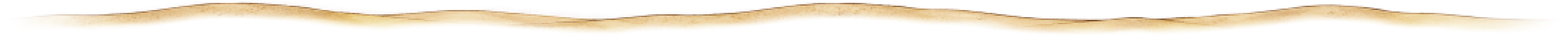
#> input picture reference/ink-pages/mockups/nav/2026-11-12-california/mock/ridge.png, 2172 x 51 px, given in place of poppy-swatch-1.png, which was not available (shown at 1/2 size)
$ python cut_pieces.py
#> lines starting #> are read from the running program, lines starting #| are printed output that depends on the picture
"""Cut the Codex paintings for ideas C (poppy) and D (sky strip) into transparent pieces.

    python -X utf8 cut_pieces.py

Paper is divided out (alpha = distance of the darkest channel from the page's white; colour
unmultiplied), so each piece lays its paint on the site's rice paper the way the paintings do.
Writes mock/poppy-swatch.png, mock/poppy-dash.png and mock/sky.png.
"""

from pathlib import Path

import numpy as np
from PIL import Image

HERE = Path(__file__).parent
MOCK = HERE / "mock"
MOCK.mkdir(exist_ok=True)


def unpaper(path):
    a = np.asarray(Image.open(path).convert("RGB"), dtype=np.float64) / 255
    white = np.percentile(a.reshape(-1, 3), 92, axis=0)
#> white = [0.882, 0.69, 0.263]
    a = np.clip(a / white, 0, 1)
    alpha = np.clip((1 - a.min(axis=2) - 0.02) / 0.98, 0, 1)
    rgb = np.clip(1 - (1 - a) / np.maximum(alpha[..., None], 1e-3), 0, 1)
    return rgb, alpha


def calm(rgb, chroma):
    lum = (rgb * [0.2126, 0.7152, 0.0722]).sum(axis=2, keepdims=True)
    return lum + (rgb - lum) * chroma


def save(rgb, alpha, name):
    Image.fromarray(np.dstack([rgb * 255, alpha[..., None] * 255]).astype(np.uint8), "RGBA").save(MOCK / name)


def bbox(alpha, t=0.05, pad=6):
    ys, xs = np.where(alpha > t)
    return max(ys.min() - pad, 0), ys.max() + pad, max(xs.min() - pad, 0), xs.max() + pad


# C: the poppy swatch behind Sign up, a touch calmer than the painting.
rgb, al = unpaper(HERE / "job5" / "poppy-swatch-1.png")
y0, y1, x0, x1 = bbox(al)
#> y0 = 0; y1 = 56; x0 = 0; x1 = 2177
save(calm(rgb, 0.8)[y0:y1, x0:x1], al[y0:y1, x0:x1], "poppy-swatch.png")
print("swatch", x1 - x0, y1 - y0)
#| swatch 2177 56

# C: one poppy dash (the top one) for the page you're on.
rgb, al = unpaper(HERE / "job6" / "poppy-dash-1.png")
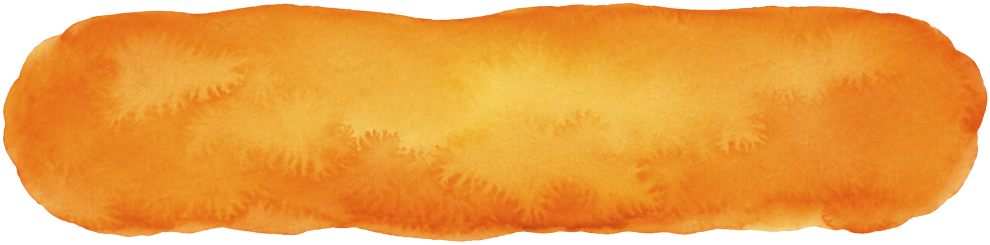
#> input picture reference/ink-pages/mockups/nav/2026-11-12-california/mock/poppy-swatch.png, 1980 x 489 px, given in place of poppy-dash-1.png, which was not available (shown at 1/2 size)
#> in unpaper (call 2), `a = np.asarray(Image.open(path).convert("RGB"), dtype=np.float64) / 255`:
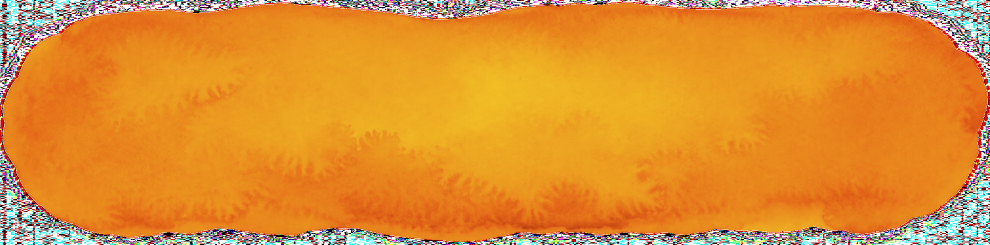
#> a: shape (489, 1980, 3) float64 (shown at 1/2 size); mean R, G, B 0.877, 0.562, 0.188
#> in unpaper (call 2), `white = np.percentile(a.reshape(-1, 3), 92, axis=0)`: white = [0.937, 0.957, 0.855]
#> in unpaper (call 2), `rgb = np.clip(1 - (1 - a) / np.maximum(alpha[..., None], 1e-3), 0, 1)`:
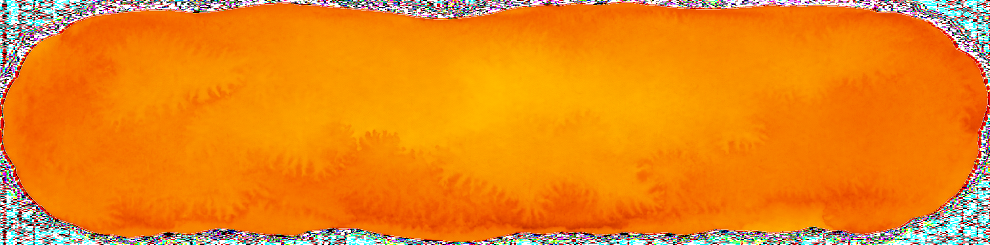
#> rgb: shape (489, 1980, 3) float64 (shown at 1/2 size); mean R, G, B 0.924, 0.524, 0.0858
top = al[: al.shape[0] // 4]
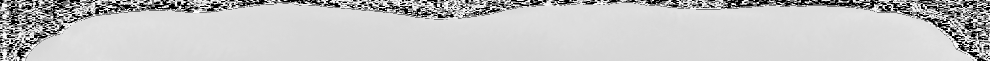
#> top: shape (122, 1980) float64 (shown at 1/2 size); min 0, max 1, mean 0.777
y0, y1, x0, x1 = bbox(top)
#> y1 = 127; x1 = 1985
save(calm(rgb, 0.9)[y0:y1, x0:x1], al[y0:y1, x0:x1], "poppy-dash.png")
#> call 2 of calm, with chroma = 0.9
#> in calm (call 2), `lum = (rgb * [0.2126, 0.7152, 0.0722]).sum(axis=2, keepdims=True)`:
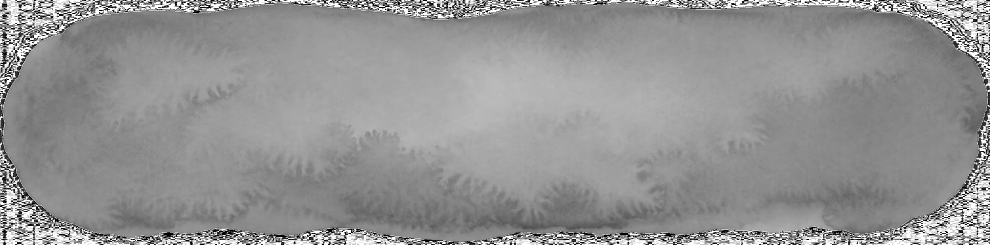
#> lum: shape (489, 1980, 1) float64 (shown at 1/2 size); min 0, max 1, mean 0.578
#> call 2 of save, with name = 'poppy-dash.png'
#> in save (call 2), `Image.fromarray(np.dstack([rgb * 255, alpha[..., None] * 255]).astype(..`:
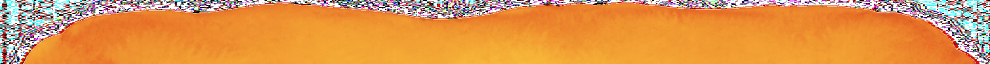
#> saved as poppy-dash.png: PIL image 1980x127 RGBA (shown at 1/2 size); mean R, G, B, A 220.7, 135, 49.1, 198.2; transparent parts drawn white
print("dash", x1 - x0, y1 - y0)
#| dash 1985 127

# D: the sky strip. The painting's sky is a soft wash, so it can be drawn much shorter than painted;
# the hills keep their own shape and fade into the paper soon under the ridge.
rgb, al = unpaper(HERE / "job8" / "sky-strip-2.png")
h, w = al.shape
#> h = 489; w = 1980
ridge_top = 560  # just above the highest oak in this painting
sky_rows = 122  # the painted sky (0..ridge_top) drawn this tall
hill_rows = 92  # rows of hills kept under ridge_top before they have faded
sky = Image.fromarray(np.dstack([rgb[:ridge_top] * 255, al[:ridge_top, :, None] * 255]).astype(np.uint8), "RGBA")
sky = sky.resize((w, sky_rows), Image.LANCZOS)
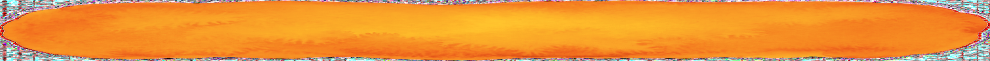
#> sky: PIL image 1980x122 RGBA (shown at 1/2 size); mean R, G, B, A 225.9, 123.6, 13.1, 207.8; transparent parts drawn white
hills_rgb = rgb[ridge_top : ridge_top + hill_rows]
#> hills_rgb = empty array
hills_al = al[ridge_top : ridge_top + hill_rows].copy()
#> hills_al = empty array
t = np.linspace(0, 1, hill_rows)[:, None]
fade = np.clip(1 - (t - 0.45) / 0.55, 0, 1)
#> (the run stopped early here; a loop or call above may not have finished)
